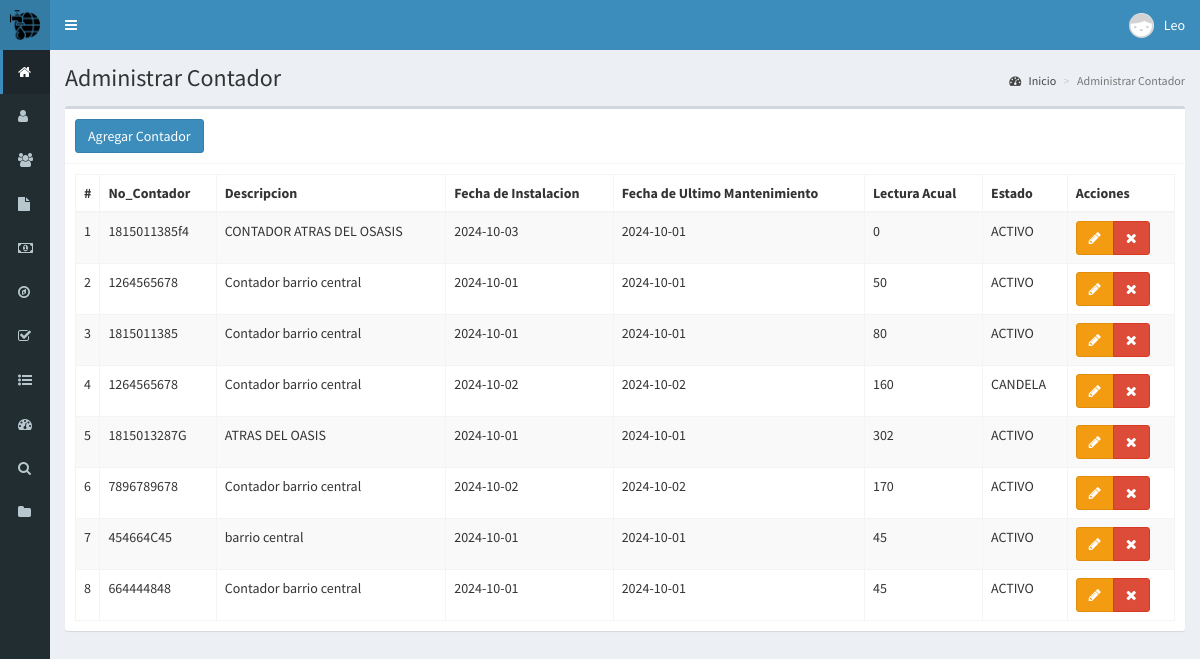
/contadores (signed in), run on the app's committed database.
### tables this page shows
CREATE TABLE `contador` (
  `idcontador` bigint(20) NOT NULL,
  `no_contador` varchar(255) DEFAULT NULL,
  `descripcion` varchar(255) DEFAULT NULL,
  `fecha_instalacion` date DEFAULT NULL,
  `ultimo_mantenimiento` date DEFAULT NULL,
  `lectura_actual` int(25) DEFAULT NULL,
  `estado` enum('ACTIVO','INACTIVO','MANTENIMIENTO','RETIRADO','CANDELA') DEFAULT 'ACTIVO'
);

### controladores/plantilla.controlador.php (called while the page is built)
<?php
class ControladorPlantilla{
	static public function ctrPlantilla(){
		include "vistas/plantilla.php";
	}
}

### index.php (called while the page is built, shortened)
<?php
require_once "controladores/plantilla.controlador.php";
require_once "controladores/usuarios.controlador.php";
require_once "controladores/contadores.controlador.php";
require_once "controladores/estadocuenta.controlador.php";
require_once "modelos/contadores.modelo.php";
$plantilla = new ControladorPlantilla();
$plantilla -> ctrPlantilla();

### controladores/contadores.controlador.php (called while the page is built, shortened)
<?php
class ControladorContador{
	static public function ctrMostrarContador($item, $valor){
		$tabla = "contador";
		$respuesta = ModeloContador::MdlMostrarContador($tabla, $item, $valor);
		return $respuesta;
	}
}
?>

### modelos/conexion.php (called while the page is built)
<?php
class Conexion {
		static public function conectar() {
		   try {
			  $link = new PDO("mysql:host=localhost;dbname=db_proyecto", "root", "");
			  $link->exec("set names utf8");
			  $link->setAttribute(PDO::ATTR_ERRMODE, PDO::ERRMODE_EXCEPTION);
			  return $link;
		   } catch (PDOException $e) {
			  die("Error en la conexión: " . $e->getMessage());
		   }
		}
}

### modelos/contadores.modelo.php (called while the page is built, shortened)
<?php
require_once "conexion.php";
class ModeloContador{
	static public function mdlMostrarContador($tabla, $item, $valor){
		if($item != null){
			$stmt = Conexion::conectar()->prepare("SELECT * FROM $tabla WHERE $item = :$item");
			$stmt -> bindParam(":".$item, $valor, PDO::PARAM_STR);
			$stmt -> execute();
			return $stmt -> fetch();
		}else{
			$stmt = Conexion::conectar()->prepare("SELECT * FROM $tabla");
			$stmt -> execute();
			return $stmt -> fetchAll();
		}
	}
}
?>

### vistas/modulos/contadores.php (the view, shortened to what this page needs)
<div class="content-wrapper">
  <section class="content-header">
    <h1>
      Administrar Contador
    </h1>
    <ol class="breadcrumb">
      <li><a href="inicio"><i class="fa fa-dashboard"></i> Inicio</a></li>
      <li class="active">Administrar Contador</li>
    </ol>
  </section>
  <section class="content">
    <div class="box">
      <div class="box-header with-border">
      <button class="btn btn-primary" data-toggle="modal" data-target="#modalAgregarContador">
          Agregar Contador
        </button>
      </div>
      <div class="box-body">
      <table class="table table-bordered table-striped dt-responsive tablas" width="100%">
      <thead>
         <tr>
           <th style="width:10px">#</th>
           <th>No_Contador</th>
           <th>Descripcion</th>
           <th>Fecha de Instalacion</th>
           <th>Fecha de Ultimo Mantenimiento</th>
           <th>Lectura Acual</th>
           <th>Estado</th>
           <th>Acciones</th>
         </tr>
        </thead>
        <tbody>
        <?php
        $item = null;
        $valor = null;
        $contador = ControladorContador::ctrMostrarContador ($item, $valor);
        foreach ($contador as $key => $value){
           echo'<tr>
        <td>'.($key+1).'</td>
        <td>'.$value["no_contador"].'</td>
        <td>'.$value["descripcion"].'</td>
        <td>'.$value["fecha_instalacion"].'</td>
        <td>'.$value["ultimo_mantenimiento"].'</td>
        <td>'.$value["lectura_actual"].'</td>
        <td>'.$value["estado"].'</td>
        <td>
          <div class="btn-group">
            <button class="btn btn-warning btnEditarContador" idContador="'.$value["idcontador"].'
          " data-toggle="modal" data-target="#modaleditarContador"><i class="fa fa-pencil"></i></button>
            <button class="btn btn-danger btnEliminarContador"
            idContador="'.$value["idcontador"].'">
            <i class="fa fa-times"></i></button>
          </div>
        </td>
        </tr>
        ';
        }
        ?>
        </tbody>
      </table>
      </div>
    </div>
  </section>
</div>

### data on the page
contador: no_contador "1815011385f4", descripcion "CONTADOR ATRAS DEL OSASIS", fecha_instalacion "2024-10-03", ultimo_mantenimiento "2024-10-01", lectura_actual "0", estado "ACTIVO"
contador: no_contador "1264565678", descripcion "Contador barrio central", fecha_instalacion "2024-10-01", ultimo_mantenimiento "2024-10-01", lectura_actual "50", estado "ACTIVO"
contador: no_contador "1815011385", descripcion "Contador barrio central", fecha_instalacion "2024-10-01", ultimo_mantenimiento "2024-10-01", lectura_actual "80", estado "ACTIVO"
contador: no_contador "1264565678", descripcion "Contador barrio central", fecha_instalacion "2024-10-02", ultimo_mantenimiento "2024-10-02", lectura_actual "160", estado "CANDELA"
contador: no_contador "1815013287G", descripcion "ATRAS DEL OASIS", fecha_instalacion "2024-10-01", ultimo_mantenimiento "2024-10-01", lectura_actual "302", estado "ACTIVO"
contador: no_contador "7896789678", descripcion "Contador barrio central", fecha_instalacion "2024-10-02", ultimo_mantenimiento "2024-10-02", lectura_actual "170", estado "ACTIVO"
contador: no_contador "454664C45", descripcion "barrio central", fecha_instalacion "2024-10-01", ultimo_mantenimiento "2024-10-01", lectura_actual "45", estado "ACTIVO"
contador: no_contador "664444848", descripcion "Contador barrio central", fecha_instalacion "2024-10-01", ultimo_mantenimiento "2024-10-01", lectura_actual "45", estado "ACTIVO"

### other printed values
$_SESSION["nombre"] "Leo"
